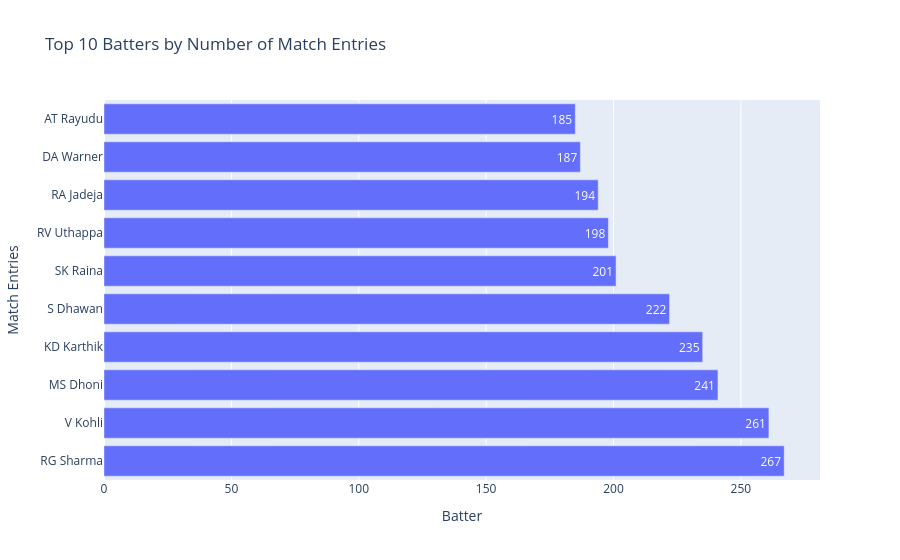

This figure's notebook cell:
### Code cell
top_batters = batter["batter"].value_counts().head(10).reset_index()
top_batters.columns = ["batter", "matches"]

fig = px.bar(
    top_batters,
    y="batter",
    x="matches",
    title="Top 10 Batters by Number of Match Entries",
    text="matches"
)

fig.update_layout(xaxis_title="Batter", yaxis_title="Match Entries")
fig.show()

### Figure 1 — Plotly figure (JSON) as saved in the notebook; plotly's stock layout.template omitted (floating-point values rounded to 4 significant figures)
{"data": [{"hovertemplate": "matches=%{text}<br>batter=%{y}<extra></extra>", "legendgroup": "", "marker": {"color": "#636efa", "pattern": {"shape": ""}}, "name": "", "orientation": "h", "showlegend": false, "text": [267.0, 261.0, 241.0, 235.0, 222.0, 201.0, 198.0, 194.0, 187.0, 185.0], "textposition": "auto", "type": "bar", "x": [267, 261, 241, 235, 222, 201, 198, 194, 187, 185], "xaxis": "x", "y": ["RG Sharma", "V Kohli", "MS Dhoni", "KD Karthik", "S Dhawan", "SK Raina", "RV Uthappa", "RA Jadeja", "DA Warner", "AT Rayudu"], "yaxis": "y"}], "layout": {"barmode": "relative", "legend": {"tracegroupgap": 0}, "title": {"text": "Top 10 Batters by Number of Match Entries"}, "xaxis": {"anchor": "y", "domain": [0, 1], "title": {"text": "Batter"}}, "yaxis": {"anchor": "x", "domain": [0, 1], "title": {"text": "Match Entries"}}}}
